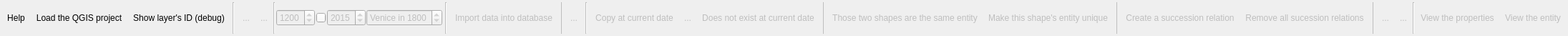
<?xml version="1.0" encoding="UTF-8"?>
<ui version="4.0">
 <class>Venice</class>
 <widget class="QDockWidget" name="Venice">
  <property name="geometry">
   <rect>
    <x>0</x>
    <y>0</y>
    <width>913</width>
    <height>50</height>
   </rect>
  </property>
  <property name="windowTitle">
   <string>VTM Slider</string>
  </property>
  <widget class="QWidget" name="dockWidgetContents">
   <layout class="QHBoxLayout" name="horizontalLayout_3">
    <property name="spacing">
     <number>1</number>
    </property>
    <property name="leftMargin">
     <number>3</number>
    </property>
    <property name="topMargin">
     <number>3</number>
    </property>
    <property name="rightMargin">
     <number>3</number>
    </property>
    <property name="bottomMargin">
     <number>3</number>
    </property>
    <item>
     <widget class="QToolButton" name="helpButton">
      <property name="toolTip">
       <string>Help</string>
      </property>
      <property name="text">
       <string>Help</string>
      </property>
      <property name="icon">
       <iconset>
        <normaloff>../images/icon_help.png</normaloff>../images/icon_help.png</iconset>
      </property>
      <property name="checkable">
       <bool>false</bool>
      </property>
      <property name="autoRaise">
       <bool>true</bool>
      </property>
     </widget>
    </item>
    <item>
     <widget class="QToolButton" name="openButton">
      <property name="toolTip">
       <string>Load the QGIS project</string>
      </property>
      <property name="text">
       <string>Load the QGIS project</string>
      </property>
      <property name="icon">
       <iconset>
        <normaloff>../images/icon_start.png</normaloff>../images/icon_start.png</iconset>
      </property>
      <property name="autoRaise">
       <bool>true</bool>
      </property>
     </widget>
    </item>
    <item>
     <widget class="QToolButton" name="debugButton">
      <property name="toolTip">
       <string>Show layer's ID (debug)</string>
      </property>
      <property name="text">
       <string>Show layer's ID (debug)</string>
      </property>
      <property name="icon">
       <iconset>
        <normaloff>../images/icon_debug.png</normaloff>../images/icon_debug.png</iconset>
      </property>
      <property name="checkable">
       <bool>false</bool>
      </property>
      <property name="autoRaise">
       <bool>true</bool>
      </property>
     </widget>
    </item>
    <item>
     <widget class="QWidget" name="activeWidget" native="true">
      <property name="enabled">
       <bool>false</bool>
      </property>
      <layout class="QHBoxLayout" name="horizontalLayout">
       <property name="spacing">
        <number>1</number>
       </property>
       <property name="leftMargin">
        <number>0</number>
       </property>
       <property name="topMargin">
        <number>0</number>
       </property>
       <property name="rightMargin">
        <number>0</number>
       </property>
       <property name="bottomMargin">
        <number>0</number>
       </property>
       <item>
        <spacer name="horizontalSpacer">
         <property name="orientation">
          <enum>Qt::Horizontal</enum>
         </property>
         <property name="sizeType">
          <enum>QSizePolicy::Fixed</enum>
         </property>
         <property name="sizeHint" stdset="0">
          <size>
           <width>3</width>
           <height>20</height>
          </size>
         </property>
        </spacer>
       </item>
       <item>
        <widget class="Line" name="line_5">
         <property name="orientation">
          <enum>Qt::Vertical</enum>
         </property>
        </widget>
       </item>
       <item>
        <spacer name="horizontalSpacer_11">
         <property name="orientation">
          <enum>Qt::Horizontal</enum>
         </property>
         <property name="sizeType">
          <enum>QSizePolicy::Fixed</enum>
         </property>
         <property name="sizeHint" stdset="0">
          <size>
           <width>3</width>
           <height>20</height>
          </size>
         </property>
        </spacer>
       </item>
       <item>
        <widget class="QToolButton" name="prevSourceButton">
         <property name="text">
          <string>...</string>
         </property>
         <property name="icon">
          <iconset>
           <normaloff>../images/icon_source_prev.png</normaloff>../images/icon_source_prev.png</iconset>
         </property>
         <property name="autoRaise">
          <bool>true</bool>
         </property>
        </widget>
       </item>
       <item>
        <widget class="QToolButton" name="nextSourceButton">
         <property name="text">
          <string>...</string>
         </property>
         <property name="icon">
          <iconset>
           <normaloff>../images/icon_source_next.png</normaloff>../images/icon_source_next.png</iconset>
         </property>
         <property name="autoRaise">
          <bool>true</bool>
         </property>
        </widget>
       </item>
       <item>
        <spacer name="horizontalSpacer_18">
         <property name="orientation">
          <enum>Qt::Horizontal</enum>
         </property>
         <property name="sizeHint" stdset="0">
          <size>
           <width>3</width>
           <height>20</height>
          </size>
         </property>
        </spacer>
       </item>
       <item>
        <spacer name="horizontalSpacer_17">
         <property name="orientation">
          <enum>Qt::Horizontal</enum>
         </property>
         <property name="sizeHint" stdset="0">
          <size>
           <width>3</width>
           <height>20</height>
          </size>
         </property>
        </spacer>
       </item>
       <item>
        <widget class="Line" name="line_9">
         <property name="orientation">
          <enum>Qt::Vertical</enum>
         </property>
        </widget>
       </item>
       <item>
        <widget class="QSpinBox" name="minValueSpinBox">
         <property name="minimumSize">
          <size>
           <width>0</width>
           <height>22</height>
          </size>
         </property>
         <property name="toolTip">
          <string>Minimum slider value</string>
         </property>
         <property name="maximum">
          <number>2050</number>
         </property>
         <property name="value">
          <number>1200</number>
         </property>
        </widget>
       </item>
       <item>
        <widget class="QSlider" name="slider">
         <property name="sizePolicy">
          <sizepolicy hsizetype="Expanding" vsizetype="Fixed">
           <horstretch>3</horstretch>
           <verstretch>0</verstretch>
          </sizepolicy>
         </property>
         <property name="minimumSize">
          <size>
           <width>0</width>
           <height>22</height>
          </size>
         </property>
         <property name="toolTip">
          <string>Chosse current date</string>
         </property>
         <property name="minimum">
          <number>1200</number>
         </property>
         <property name="maximum">
          <number>2015</number>
         </property>
         <property name="value">
          <number>1800</number>
         </property>
         <property name="orientation">
          <enum>Qt::Horizontal</enum>
         </property>
        </widget>
       </item>
       <item>
        <widget class="QSpinBox" name="maxValueSpinBox">
         <property name="minimumSize">
          <size>
           <width>0</width>
           <height>22</height>
          </size>
         </property>
         <property name="toolTip">
          <string>Maximum slider value</string>
         </property>
         <property name="maximum">
          <number>2050</number>
         </property>
         <property name="value">
          <number>2015</number>
         </property>
        </widget>
       </item>
       <item>
        <widget class="QSpinBox" name="spinboxYear">
         <property name="minimumSize">
          <size>
           <width>0</width>
           <height>22</height>
          </size>
         </property>
         <property name="toolTip">
          <string>Choose current date</string>
         </property>
         <property name="prefix">
          <string>Venice in </string>
         </property>
         <property name="minimum">
          <number>1200</number>
         </property>
         <property name="maximum">
          <number>2015</number>
         </property>
         <property name="value">
          <number>1800</number>
         </property>
        </widget>
       </item>
       <item>
        <spacer name="horizontalSpacer_12">
         <property name="orientation">
          <enum>Qt::Horizontal</enum>
         </property>
         <property name="sizeType">
          <enum>QSizePolicy::Fixed</enum>
         </property>
         <property name="sizeHint" stdset="0">
          <size>
           <width>3</width>
           <height>20</height>
          </size>
         </property>
        </spacer>
       </item>
       <item>
        <widget class="Line" name="line_6">
         <property name="orientation">
          <enum>Qt::Vertical</enum>
         </property>
        </widget>
       </item>
       <item>
        <spacer name="horizontalSpacer_2">
         <property name="orientation">
          <enum>Qt::Horizontal</enum>
         </property>
         <property name="sizeType">
          <enum>QSizePolicy::Fixed</enum>
         </property>
         <property name="sizeHint" stdset="0">
          <size>
           <width>3</width>
           <height>20</height>
          </size>
         </property>
        </spacer>
       </item>
       <item>
        <widget class="QToolButton" name="loadDataButton">
         <property name="toolTip">
          <string>Import data into database</string>
         </property>
         <property name="text">
          <string>Import data into database</string>
         </property>
         <property name="icon">
          <iconset>
           <normaloff>../images/icon_import.png</normaloff>../images/icon_import.png</iconset>
         </property>
         <property name="autoRaise">
          <bool>true</bool>
         </property>
        </widget>
       </item>
       <item>
        <spacer name="horizontalSpacer_4">
         <property name="orientation">
          <enum>Qt::Horizontal</enum>
         </property>
         <property name="sizeType">
          <enum>QSizePolicy::Fixed</enum>
         </property>
         <property name="sizeHint" stdset="0">
          <size>
           <width>3</width>
           <height>20</height>
          </size>
         </property>
        </spacer>
       </item>
       <item>
        <widget class="Line" name="line_2">
         <property name="frameShadow">
          <enum>QFrame::Plain</enum>
         </property>
         <property name="orientation">
          <enum>Qt::Vertical</enum>
         </property>
        </widget>
       </item>
       <item>
        <spacer name="horizontalSpacer_3">
         <property name="orientation">
          <enum>Qt::Horizontal</enum>
         </property>
         <property name="sizeType">
          <enum>QSizePolicy::Fixed</enum>
         </property>
         <property name="sizeHint" stdset="0">
          <size>
           <width>3</width>
           <height>20</height>
          </size>
         </property>
        </spacer>
       </item>
       <item>
        <widget class="QToolButton" name="refreshButton">
         <property name="text">
          <string>...</string>
         </property>
         <property name="icon">
          <iconset>
           <normaloff>../images/icon_refresh.png</normaloff>../images/icon_refresh.png</iconset>
         </property>
         <property name="autoRaise">
          <bool>true</bool>
         </property>
        </widget>
       </item>
       <item>
        <spacer name="horizontalSpacer_13">
         <property name="orientation">
          <enum>Qt::Horizontal</enum>
         </property>
         <property name="sizeType">
          <enum>QSizePolicy::Fixed</enum>
         </property>
         <property name="sizeHint" stdset="0">
          <size>
           <width>3</width>
           <height>20</height>
          </size>
         </property>
        </spacer>
       </item>
       <item>
        <widget class="Line" name="line_7">
         <property name="orientation">
          <enum>Qt::Vertical</enum>
         </property>
        </widget>
       </item>
       <item>
        <spacer name="horizontalSpacer_14">
         <property name="orientation">
          <enum>Qt::Horizontal</enum>
         </property>
         <property name="sizeType">
          <enum>QSizePolicy::Fixed</enum>
         </property>
         <property name="sizeHint" stdset="0">
          <size>
           <width>3</width>
           <height>20</height>
          </size>
         </property>
        </spacer>
       </item>
       <item>
        <widget class="QToolButton" name="copytodateButton">
         <property name="toolTip">
          <string>Copy at current date</string>
         </property>
         <property name="text">
          <string>Copy at current date</string>
         </property>
         <property name="icon">
          <iconset>
           <normaloff>../images/icon_copy_at_date.png</normaloff>../images/icon_copy_at_date.png</iconset>
         </property>
         <property name="checkable">
          <bool>false</bool>
         </property>
         <property name="autoRaise">
          <bool>true</bool>
         </property>
        </widget>
       </item>
       <item>
        <widget class="QToolButton" name="cloneButton">
         <property name="text">
          <string>...</string>
         </property>
         <property name="icon">
          <iconset>
           <normaloff>../images/icon_clone_create.png</normaloff>../images/icon_clone_create.png</iconset>
         </property>
         <property name="autoRaise">
          <bool>true</bool>
         </property>
        </widget>
       </item>
       <item>
        <widget class="QToolButton" name="notexistButton">
         <property name="toolTip">
          <string>Does not exist at current date</string>
         </property>
         <property name="text">
          <string>Does not exist at current date</string>
         </property>
         <property name="icon">
          <iconset>
           <normaloff>../images/icon_delete_shape.png</normaloff>../images/icon_delete_shape.png</iconset>
         </property>
         <property name="checkable">
          <bool>false</bool>
         </property>
         <property name="autoRaise">
          <bool>true</bool>
         </property>
        </widget>
       </item>
       <item>
        <spacer name="horizontalSpacer_5">
         <property name="orientation">
          <enum>Qt::Horizontal</enum>
         </property>
         <property name="sizeType">
          <enum>QSizePolicy::Fixed</enum>
         </property>
         <property name="sizeHint" stdset="0">
          <size>
           <width>3</width>
           <height>20</height>
          </size>
         </property>
        </spacer>
       </item>
       <item>
        <widget class="Line" name="line">
         <property name="frameShadow">
          <enum>QFrame::Plain</enum>
         </property>
         <property name="orientation">
          <enum>Qt::Vertical</enum>
         </property>
        </widget>
       </item>
       <item>
        <spacer name="horizontalSpacer_6">
         <property name="orientation">
          <enum>Qt::Horizontal</enum>
         </property>
         <property name="sizeType">
          <enum>QSizePolicy::Fixed</enum>
         </property>
         <property name="sizeHint" stdset="0">
          <size>
           <width>3</width>
           <height>20</height>
          </size>
         </property>
        </spacer>
       </item>
       <item>
        <widget class="QToolButton" name="mergeButton">
         <property name="toolTip">
          <string>Set common entity for different properties. If you use this tool with multiple selection, all the selected properties will be transfered to the same entity. If you run this with one selected feature, </string>
         </property>
         <property name="text">
          <string>Those two shapes are the same entity</string>
         </property>
         <property name="icon">
          <iconset>
           <normaloff>../images/icon_merge.png</normaloff>../images/icon_merge.png</iconset>
         </property>
         <property name="checkable">
          <bool>false</bool>
         </property>
         <property name="checked">
          <bool>false</bool>
         </property>
         <property name="autoRaise">
          <bool>true</bool>
         </property>
        </widget>
       </item>
       <item>
        <widget class="QToolButton" name="explodeButton">
         <property name="toolTip">
          <string>Make this shape's entity unique</string>
         </property>
         <property name="text">
          <string>Make this shape's entity unique</string>
         </property>
         <property name="icon">
          <iconset>
           <normaloff>../images/icon_unmerge.png</normaloff>../images/icon_unmerge.png</iconset>
         </property>
         <property name="autoRaise">
          <bool>true</bool>
         </property>
        </widget>
       </item>
       <item>
        <spacer name="horizontalSpacer_7">
         <property name="orientation">
          <enum>Qt::Horizontal</enum>
         </property>
         <property name="sizeType">
          <enum>QSizePolicy::Fixed</enum>
         </property>
         <property name="sizeHint" stdset="0">
          <size>
           <width>3</width>
           <height>20</height>
          </size>
         </property>
        </spacer>
       </item>
       <item>
        <widget class="Line" name="line_4">
         <property name="frameShadow">
          <enum>QFrame::Plain</enum>
         </property>
         <property name="orientation">
          <enum>Qt::Vertical</enum>
         </property>
        </widget>
       </item>
       <item>
        <spacer name="horizontalSpacer_8">
         <property name="orientation">
          <enum>Qt::Horizontal</enum>
         </property>
         <property name="sizeType">
          <enum>QSizePolicy::Fixed</enum>
         </property>
         <property name="sizeHint" stdset="0">
          <size>
           <width>3</width>
           <height>20</height>
          </size>
         </property>
        </spacer>
       </item>
       <item>
        <widget class="QToolButton" name="createrelationsButton">
         <property name="toolTip">
          <string>Create a succession relation</string>
         </property>
         <property name="text">
          <string>Create a succession relation</string>
         </property>
         <property name="icon">
          <iconset>
           <normaloff>../images/icon_link.png</normaloff>../images/icon_link.png</iconset>
         </property>
         <property name="autoRaise">
          <bool>true</bool>
         </property>
        </widget>
       </item>
       <item>
        <widget class="QToolButton" name="removerelationsButton">
         <property name="toolTip">
          <string>Remove all sucession relations</string>
         </property>
         <property name="text">
          <string>Remove all sucession relations</string>
         </property>
         <property name="icon">
          <iconset>
           <normaloff>../images/icon_unlink.png</normaloff>../images/icon_unlink.png</iconset>
         </property>
         <property name="autoRaise">
          <bool>true</bool>
         </property>
        </widget>
       </item>
       <item>
        <spacer name="horizontalSpacer_9">
         <property name="orientation">
          <enum>Qt::Horizontal</enum>
         </property>
         <property name="sizeType">
          <enum>QSizePolicy::Fixed</enum>
         </property>
         <property name="sizeHint" stdset="0">
          <size>
           <width>3</width>
           <height>20</height>
          </size>
         </property>
        </spacer>
       </item>
       <item>
        <widget class="Line" name="line_3">
         <property name="frameShadow">
          <enum>QFrame::Plain</enum>
         </property>
         <property name="orientation">
          <enum>Qt::Vertical</enum>
         </property>
        </widget>
       </item>
       <item>
        <spacer name="horizontalSpacer_10">
         <property name="orientation">
          <enum>Qt::Horizontal</enum>
         </property>
         <property name="sizeType">
          <enum>QSizePolicy::Fixed</enum>
         </property>
         <property name="sizeHint" stdset="0">
          <size>
           <width>3</width>
           <height>20</height>
          </size>
         </property>
        </spacer>
       </item>
       <item>
        <widget class="QToolButton" name="setBordersButton">
         <property name="toolTip">
          <string>Define the geometry of the entity by linestrings (you must have a selected linestrings as borders, and can have selected points or polygons as entities)</string>
         </property>
         <property name="text">
          <string>...</string>
         </property>
         <property name="icon">
          <iconset>
           <normaloff>../images/icon_borders.png</normaloff>../images/icon_borders.png</iconset>
         </property>
         <property name="autoRaise">
          <bool>true</bool>
         </property>
        </widget>
       </item>
       <item>
        <widget class="QToolButton" name="selectBordersButton">
         <property name="toolTip">
          <string>Select borders definine the selected entity</string>
         </property>
         <property name="text">
          <string>...</string>
         </property>
         <property name="icon">
          <iconset>
           <normaloff>../images/icon_borders_select.png</normaloff>../images/icon_borders_select.png</iconset>
         </property>
         <property name="autoRaise">
          <bool>true</bool>
         </property>
        </widget>
       </item>
       <item>
        <spacer name="horizontalSpacer_15">
         <property name="orientation">
          <enum>Qt::Horizontal</enum>
         </property>
         <property name="sizeHint" stdset="0">
          <size>
           <width>3</width>
           <height>20</height>
          </size>
         </property>
        </spacer>
       </item>
       <item>
        <widget class="Line" name="line_8">
         <property name="orientation">
          <enum>Qt::Vertical</enum>
         </property>
        </widget>
       </item>
       <item>
        <spacer name="horizontalSpacer_16">
         <property name="orientation">
          <enum>Qt::Horizontal</enum>
         </property>
         <property name="sizeHint" stdset="0">
          <size>
           <width>3</width>
           <height>20</height>
          </size>
         </property>
        </spacer>
       </item>
       <item>
        <widget class="QToolButton" name="listEventsButton">
         <property name="toolTip">
          <string>View the properties</string>
         </property>
         <property name="text">
          <string>View the properties</string>
         </property>
         <property name="icon">
          <iconset>
           <normaloff>../images/icon_view_property.png</normaloff>../images/icon_view_property.png</iconset>
         </property>
         <property name="checkable">
          <bool>false</bool>
         </property>
         <property name="autoRaise">
          <bool>true</bool>
         </property>
        </widget>
       </item>
       <item>
        <widget class="QToolButton" name="viewEntityButton">
         <property name="toolTip">
          <string>View the entity</string>
         </property>
         <property name="text">
          <string>View the entity</string>
         </property>
         <property name="icon">
          <iconset>
           <normaloff>../images/icon_view_entity.png</normaloff>../images/icon_view_entity.png</iconset>
         </property>
         <property name="checkable">
          <bool>false</bool>
         </property>
         <property name="autoRaise">
          <bool>true</bool>
         </property>
        </widget>
       </item>
      </layout>
     </widget>
    </item>
   </layout>
  </widget>
 </widget>
 <resources/>
 <connections/>
</ui>
